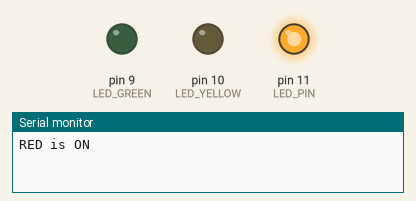
A sketch run on a simulated Arduino Uno, built with avr-gcc and run on an emulated ATmega328P. Parts: output pins drawn as LEDs (lit = HIGH), the last lines printed to the serial monitor.

Above: at 1.5 s.
At 3.5 s:
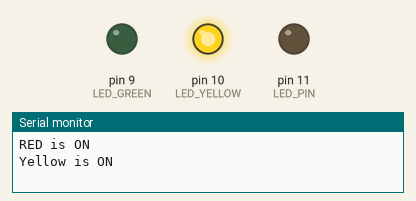
At 5.5 s:
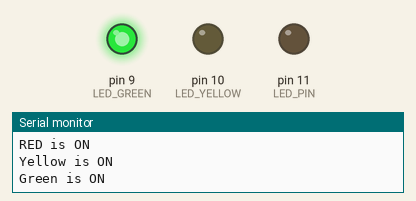
Timing chart, 0 to 10.4 s (numbered marks = the images above):
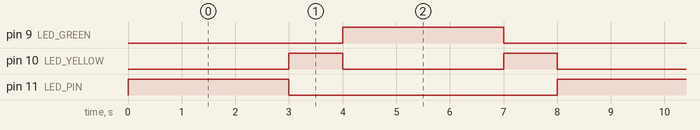

The sketch:

traffic_light.ino
```cpp
#define PUSH_PIN 2
#define LED_PIN 11
#define POTEN_PIN A2
#define LED_YELLOW 10
#define LED_GREEN 9

void setup() {
  Serial.begin(9600);
//pinMode(PUSH_PIN , INPUT);
pinMode(LED_PIN , OUTPUT);
  pinMode(LED_YELLOW , OUTPUT);
  pinMode(LED_GREEN ,OUTPUT);


}

void loop() {
  Serial.println("RED is ON ");
 digitalWrite(LED_PIN , HIGH);
  delay(3000);
   digitalWrite(LED_PIN , LOW);
  Serial.println("Yellow is ON ");
  digitalWrite(LED_YELLOW , HIGH);
  delay(1000);
    digitalWrite(LED_YELLOW , LOW);
  Serial.println("Green is ON ");

 digitalWrite(LED_GREEN , HIGH);
  delay(3000);
  digitalWrite(LED_GREEN , LOW);
  Serial.println("Yellow is ON ");
  digitalWrite(LED_YELLOW , HIGH);
  delay(1000);
    digitalWrite(LED_YELLOW , LOW);

}
```

Measured:
- by itself, pin 9 (LED_GREEN), pin 11 (LED_PIN): alternates HIGH for 3.0 s and LOW for 5.0 s
- by itself, pin 10 (LED_YELLOW): alternates HIGH for 1.0 s and LOW for 3.0 s
- by itself, everything shown: repeats every 8.0 s, in 5 steps
